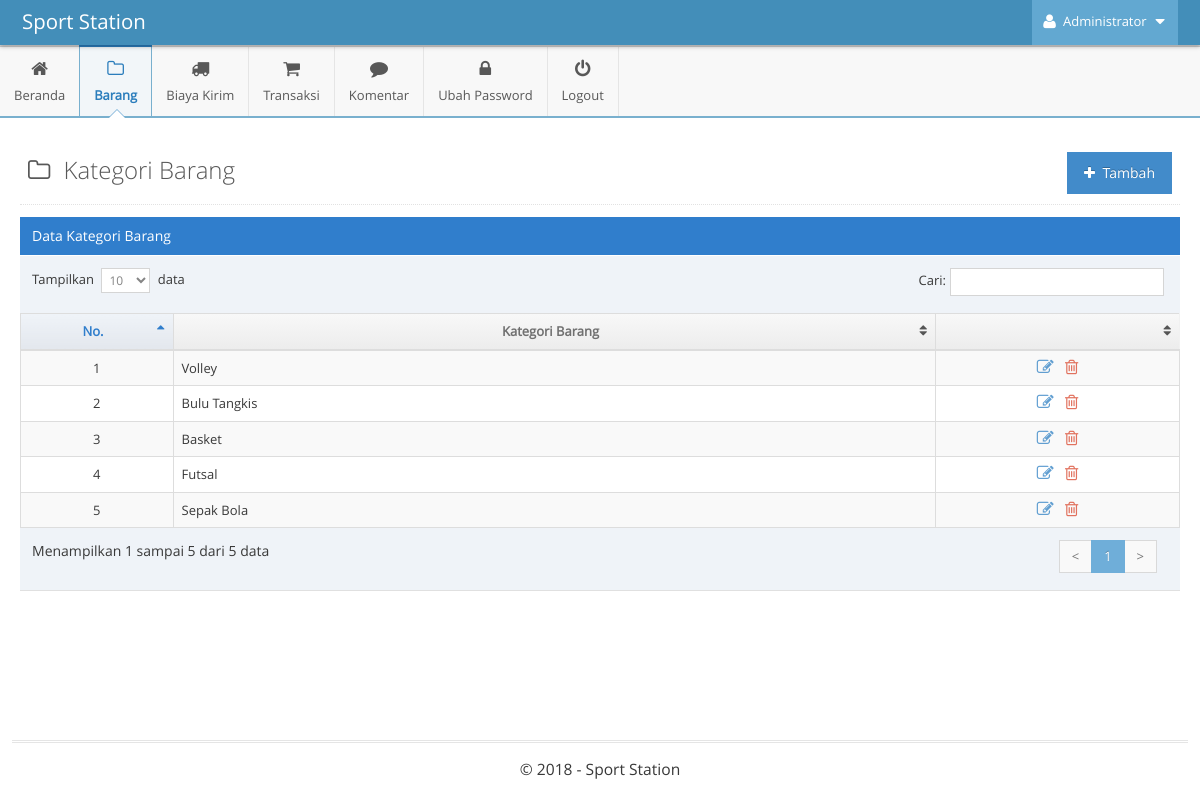
The app's page /admin/main.php?module=kategori (signed in) with its own data.
### tables this page shows
CREATE TABLE IF NOT EXISTS `tbl_kategori` (
  `id_kategori` int(11) NOT NULL,
  `nama_kategori` varchar(30) NOT NULL
);

### admin/modules/kategori/view.php (the view, shortened to what this page needs)
<div class="page-content">
	<div class="page-header">
		<h1 style="color:#585858">
			<i style="margin-right:7px" class="ace-icon fa fa-folder-o"></i> Kategori Barang
			<a href="?module=form_kategori&form=add">
                <button class="btn btn-primary pull-right">
					<i class="ace-icon fa fa-plus"></i> Tambah
				</button>
            </a>
		</h1>
	</div>
	<div class="row">
		<div class="col-xs-12">
			<div class="row">
				<div class="col-xs-12">
					<div class="table-header">
						Data Kategori Barang
					</div>
					<div>
						<table id="dynamic-table" class="table table-striped table-bordered table-hover">
							<thead>
								<tr>
									<th>No.</th>
									<th>Kategori Barang</th>
									<th></th>
								</tr>
							</thead>
							<tbody>
							<?php
							$no = 1;
							$query = mysqli_query($mysqli, "SELECT * FROM tbl_kategori ORDER BY id_kategori DESC")
															or die('Ada kesalahan pada query tampil data kategori: '.mysqli_error($mysqli));
                            while ($data = mysqli_fetch_assoc($query)) {
                            ?>
                            	<tr>
									<td width="50" class="center"><?php echo $no; ?></td>
									<td width="250"><?php echo $data['nama_kategori']; ?></td>
									<td width="80" class="center">
										<div class="action-buttons">
											<a data-rel="tooltip" data-placement="top" title="Ubah" style="margin-right:5px" class="blue tooltip-info" href="?module=form_kategori&form=edit&id=<?php echo $data['id_kategori']; ?>">
												<i class="ace-icon fa fa-edit bigger-130"></i>
											</a>
											<a data-rel="tooltip" data-placement="top" title="Hapus" class="red tooltip-error" href="modules/kategori/proses.php?act=delete&id=<?php echo $data['id_kategori'];?>" onclick="return confirm('Anda yakin ingin menghapus kategori barang <?php echo $data['nama_kategori']; ?> ?');">
												<i class="ace-icon fa fa-trash-o bigger-130"></i>
											</a>
										</div>
									</td>
								</tr>
							<?php
                            	$no++;
                            } ?>
							</tbody>
						</table>
					</div>
				</div>
			</div>
		</div>
	</div>
</div>

### records on screen
tbl_kategori: nama_kategori "Volley"
tbl_kategori: nama_kategori "Bulu Tangkis"
tbl_kategori: nama_kategori "Basket"
tbl_kategori: nama_kategori "Futsal"
tbl_kategori: nama_kategori "Sepak Bola"

### other values on screen
$_SESSION['nama_admin'] "Administrator"
$judul_halaman "Beranda Biaya Kirim Komentar Ubah Password"
$judul_halaman "Barang Transaksi"
